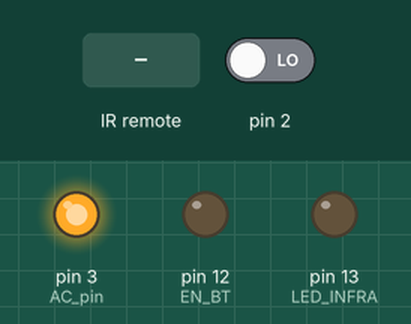
Recording of a sketch running on a simulated Arduino Uno, built with avr-gcc and run on an emulated ATmega328P. Shown: output pins drawn as LEDs (lit = HIGH). The test bench sets the inputs (shaded band); at power-on: pin 2 LOW. Pins used as bus, display or sensor lines are not drawn; what the sketch prints to the serial monitor is not drawn.

Above: at 1.2 s.
1.3 s: pin 2 driven HIGH
2.8 s: infrared code 0x681CDED5 received
At 3.5 s:
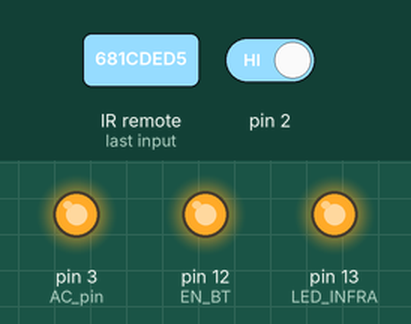
Timing chart, 0 to 5.8 s (numbered marks = the images above; inputs shaded):
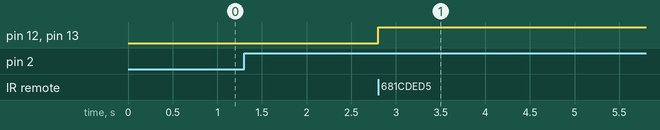

The sketch:

light_controller.ino
```cpp
#include  <TimerOne.h>          //Timer library for coordinatin the opening and closing of the triac driver
#include <SoftwareSerial.h>     //SoftwareSerial library to use other pins as USART
#include <IRremote.h>           //Infrared library to enable recieving of infrared packets


/*Variables to controle the dimmer*/
volatile int i=0;                // Variable to use as a counter volatile as it is in an interrupt
volatile boolean zero_cross=0;   // Boolean to store a "switch" to tell us if we have crossed zero
int AC_pin = 3;                  // Output to Opto Triac
int dim = 0;                     // Dimming level (0-128)  0 = on, 128 = 0ff
int freqStep = 65;               //Time for eatch step  = 8333/128
int charNumber = 1;

/*Variables to control the infrared*/
int RECV_PIN = 11;               //Pin to receive the infrared data
boolean enableIR = true;         //When the correct infrared packet has been reeived, disables the infrared communication
IRrecv irrecv(RECV_PIN);         //Configures the infrared recieving
decode_results results;          //The results will be saved here

/*Variables to control the bluetooth*/
SoftwareSerial bluetooth(10, 9); /*RX and TX*/
boolean receivedCommand = false;  //When received a command, this will be true. Used only for reseting the arduino when receiving command 256
String cmd = "";

int RST = 8;                      //Sending low to this pin will reset the arduino
int LED_INFRA = 13;               //Blue led indicates that infrared has benn paired
int EN_BT = 12;                   //Enable bluetooth pin


/*Preconfigurations, this will be run only once*/
void setup() {
  digitalWrite(RST,HIGH);                           //Imediatly pull reset pin to high, otherwise it will be reseting all the time
  digitalWrite(EN_BT,LOW);                          //turn off bluetooth
  digitalWrite(AC_pin,HIGH);                        //turn on lights
  cmd.reserve(6);

  pinMode(AC_pin, OUTPUT);                          // Set the Triac pin as output
  attachInterrupt(0, zero_cross_detect, RISING);    // Attach an Interupt to Pin 2 (interupt 0) for Zero Cross Detection
  Timer1.initialize(freqStep);                      // Initialize TimerOne library for the freq we need
  Timer1.attachInterrupt(dim_check, freqStep);      // initilize the time interrupt

  /*Configure ports as outputs*/
  pinMode(RST,OUTPUT);
  pinMode(LED_INFRA,OUTPUT);
  pinMode(EN_BT,OUTPUT);

  /*Setup the serial to communicate with the bt module*/
  bluetooth.begin(38400);
  Serial.begin(9600); //hardware serial for debug
  Serial.println("XFORCE: Light controller");
  digitalWrite(LED_INFRA,LOW);
  irrecv.enableIRIn(); // Start the receiver
}

/*Main loop*/
void loop() {

  //something new at the serial interface?
  if(bluetooth.available())
  {
    serialEvent();
  }

  //is the infrared enabled?
  if(enableIR)
  {
    //something new at the infrared interface
    if (irrecv.decode(&results)) {
     treatIRReceive();
    }
  }

  //a new command was received?
  if(receivedCommand)
  {
    onCommandReceived();
  }
}

/*Treats the receiving of a character through the serial-bluetooth interface*/
void serialEvent() {
  while (bluetooth.available()) {
    char inputChar = (char)bluetooth.read();
    cmd += inputChar;
    if (inputChar == '\n' || inputChar=='%') {
      receivedCommand = true;

    }
  }
}

/*When a infrared packet has been detected in the buffer*/
void treatIRReceive()
{
       //if it contains the right code
       if(results.value == 0x681cded5)
       {
         //disable the reeiving of more ifnrared packets for now
         enableIR = false;

         //turn on the indication led
         digitalWrite(LED_INFRA,HIGH);

         //enable bluetooth
         digitalWrite(EN_BT,HIGH);
       }
       irrecv.resume(); // Receive the next value
}

/*When some new command was received*/
void onCommandReceived()
{
    int neither = 0;
    receivedCommand = false;
    cmd.toUpperCase();


    String rec =cmd.substring(0,4);
    Serial.print("Received command: ");
    Serial.println(rec);

      //in case it's the indentify command
      if(rec=="CMDI")
      {
        bluetooth.println("CMDL%");
        neither = 1;
      }

      //in case it's the restart command
      if(rec=="CMDR")
      {
           digitalWrite(EN_BT,LOW);
           digitalWrite(LED_INFRA,LOW);
           bluetooth.flush();
           results.value = 0x00;
           enableIR = true;
           neither = 1;
      }

      //in case it's the light step command
      if(rec=="CMDS")
      {
        char answer[6];
        sprintf(answer,"S%d%%",charNumber);
        Serial.println(answer);
        bluetooth.println(answer);
        neither = 1;
      }


    //only when it's a number command
    if(!neither)
    {
      String newString = cmd.substring(3,6);
      Serial.println(newString);

      if((newString.indexOf("C")==-1) && (newString.indexOf("M")==-1) &&(newString.indexOf("D")==-1))
      {
        charNumber = newString.toInt();
        Serial.print("Received a Number: ");
        Serial.println(charNumber);
        if(charNumber>128) charNumber = 128;
        if(charNumber<1) charNumber = 1;
        dim = charNumber;
      }
    }
    cmd = "";
    i = 1;
}

/*Interrupt for when a zero crossing is detected in pin 2*/
void zero_cross_detect() {
  zero_cross = true;               // set the boolean to true to tell our dimming function that a zero cross has occured
  i=0;
  digitalWrite(AC_pin, LOW);       // turn off TRIAC (and AC)
  //Serial.println("Detect zero");
}

/*Turn on the TRIAC at the appropriate time*/
void dim_check() {

  if(zero_cross == true) {

    if(i>dim) {

      digitalWrite(AC_pin, HIGH); // turn on light
      i=0;  // reset time step counter
      zero_cross = false; //reset zero cross detection
    }
    else {
      i++; // increment time step counter
    }
  }
}
```

Measured:
- after the input at 2.8 s, pin 12 (EN_BT), pin 13 (LED_INFRA): LOW → HIGH at once
